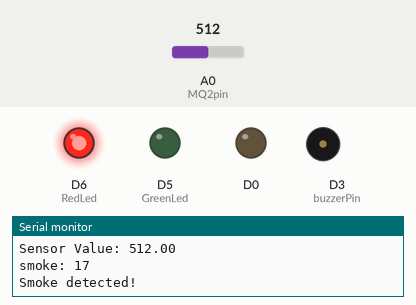
This sketch was run on a simulated ESP8266 (Wemos D1 mini). On the bench: output pins drawn as LEDs (lit = HIGH), buzzer (waves = sounding), the last lines printed to the serial monitor. Inputs (shaded band) come from the test bench; at power-on: A0 (MQ2pin) = 512. WiFi joins after 1.5 s; servers stay silent unless stated.

Above: at 8.0 s.
8.1 s: A0 (MQ2pin) set to 290
At 9.6 s:
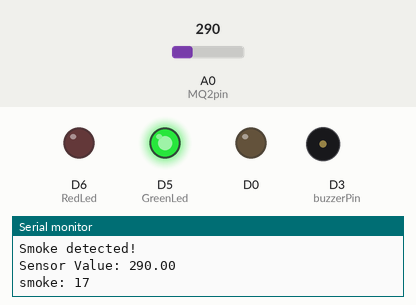
10.3 s: A0 (MQ2pin) set to 318
At 11.7 s:
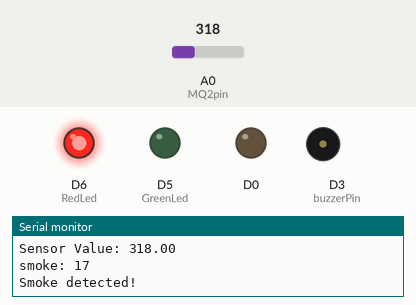
16.3 s: A0 (MQ2pin) set to 122
At 18.0 s:
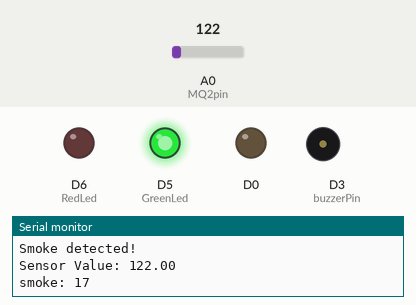
18.3 s: A0 (MQ2pin) set to 306
At 20.3 s:
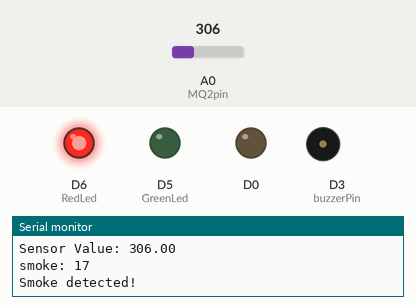
Timing chart, 0 to 25.3 s (numbered marks = the images above; inputs shaded):
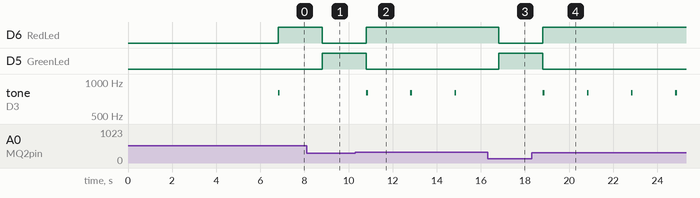

The sketch:

GAZ.ino
```cpp
#define BLYNK_TEMPLATE_ID "TMPLfhumIU5X"
#define BLYNK_DEVICE_NAME "gaz"
#define BLYNK_AUTH_TOKEN "iJoImB-TXwpaUbYFXBleUeHtK_rEgLvl"
#define GreenLed 14
#define RedLed 12


#define MQ2pin (A0)
#define BLYNK_PRINT Serial
#define buzzerPin 0
#define GreenLed 14
#define RedLed 12

#include <SPI.h>
#include <BlynkSimpleEsp8266.h>]

BlynkTimer timer;
char auth[] = "iJoImB-TXwpaUbYFXBleUeHtK_rEgLvl";
char ssid[] = "Robotistan";
  char pass[] = "bmc34RbT124";

float sensorValue;


int n,m;

void setup()
{

  Serial.begin(115200);
  Serial.println("Gas sensor warming up!");
  delay(5000);

  Blynk.begin(auth, ssid, pass);


  pinMode(GreenLed, OUTPUT);
  pinMode(RedLed, OUTPUT);
  pinMode(12,OUTPUT);

  pinMode(16,OUTPUT);
  pinMode(buzzerPin,OUTPUT);
  digitalWrite(GreenLed, LOW);
  digitalWrite(RedLed, LOW);
  timer.setInterval(1000L, sendUptime);
}


void sendUptime()
{
  Blynk.virtualWrite(V0, sensorValue);

}

void loop()
{

  sensorValue = analogRead(MQ2pin);

  Serial.println("");
  Serial.print("Sensor Value: ");
  Serial.print(sensorValue);
  Serial.println("");
  Serial.println("");
  Serial.print("smoke: ");
  Serial.print(A0);
  Serial.println("");
  Blynk.virtualWrite(V0, sensorValue);
  if(sensorValue > 300 && sensorValue < 600)
  {
    Serial.print("Smoke detected!");
  }


  n=analogRead(A0);

  if(n>600)
  {

    n==m;
    m=analogRead(A0);
    Serial.println(m);

  }
  if(n>300 && n<600)
  {
    digitalWrite(D3,LOW);
    digitalWrite(D6,HIGH);
    digitalWrite(D5,LOW);
    tone(buzzerPin,800,80);
    delay(2000);
  }

  if(n<300)
  {
      digitalWrite(D5,HIGH );
      digitalWrite(D3,LOW);
      digitalWrite(D6,LOW);
      delay(2000);
      noTone(buzzerPin);
  }

  Blynk.run();
}
```

Measured:
- the behaviour switches between 300 and 301 on A0 (MQ2pin) (found by bisection; images 1 and 2)
- after the input at 8.1 s, D6 (RedLed): HIGH → LOW after 0.71 s; D5 (GreenLed): LOW → HIGH after 0.71 s; tone on D3 (buzzerPin): stays silent (without the input it goes to 800 Hz after 0.71 s)
- after the input at 10.3 s, D6 (RedLed): LOW → HIGH after 0.51 s; D5 (GreenLed): HIGH → LOW after 0.51 s; tone on D3 (buzzerPin): alternates 800 Hz for 0.08 s and silent for 1.9 s, starting after 0.51 s
- after the input at 16.3 s, D6 (RedLed): HIGH → LOW after 0.51 s; D5 (GreenLed): LOW → HIGH after 0.51 s; tone on D3 (buzzerPin): stays silent (without the input it goes to 800 Hz after 0.51 s)
- after the input at 18.3 s, D6 (RedLed): LOW → HIGH after 0.51 s; D5 (GreenLed): HIGH → LOW after 0.51 s; tone on D3 (buzzerPin): alternates 800 Hz for 0.08 s and silent for 1.9 s, starting after 0.51 s
